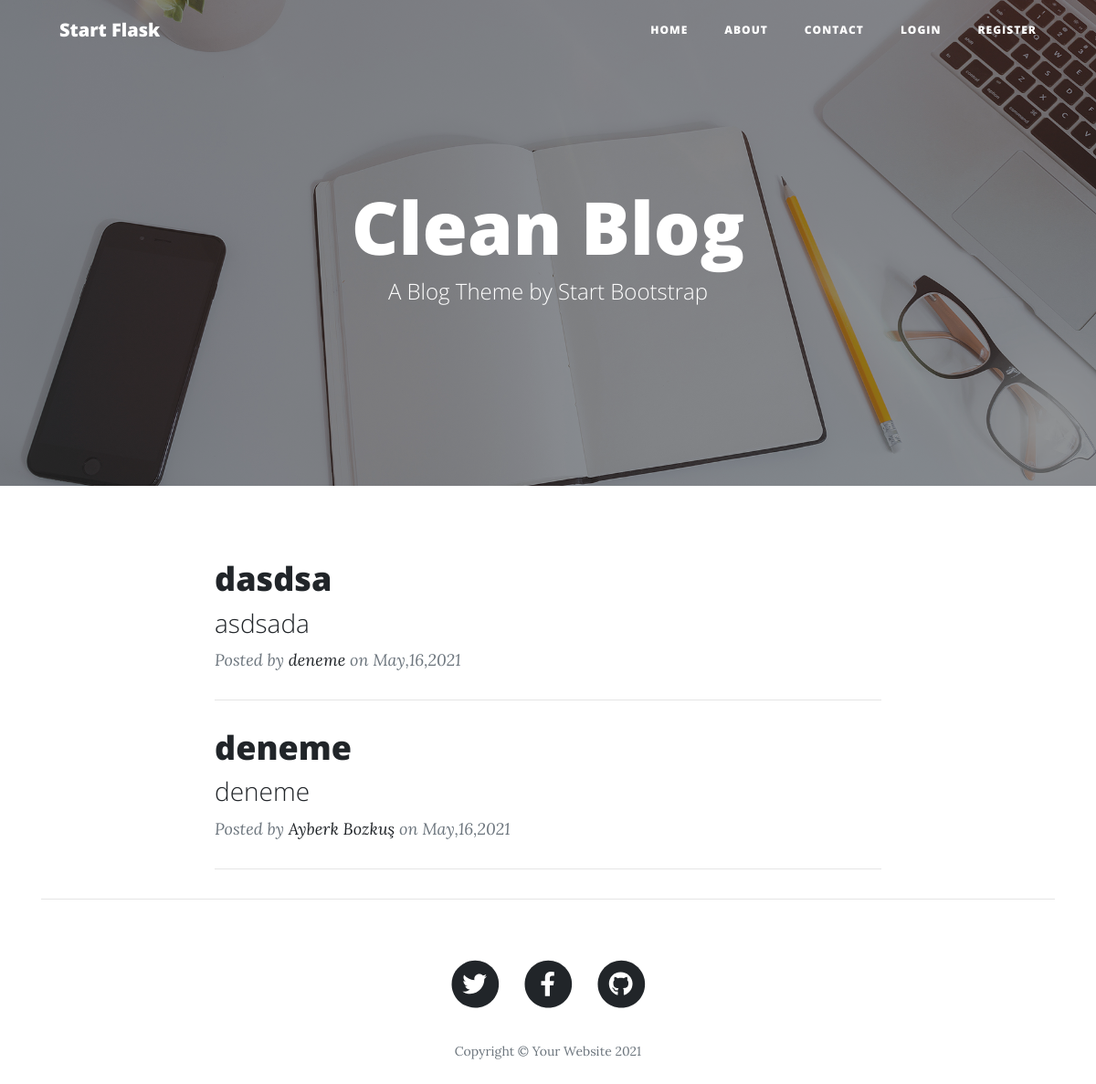
Page /home on the earlier database version.
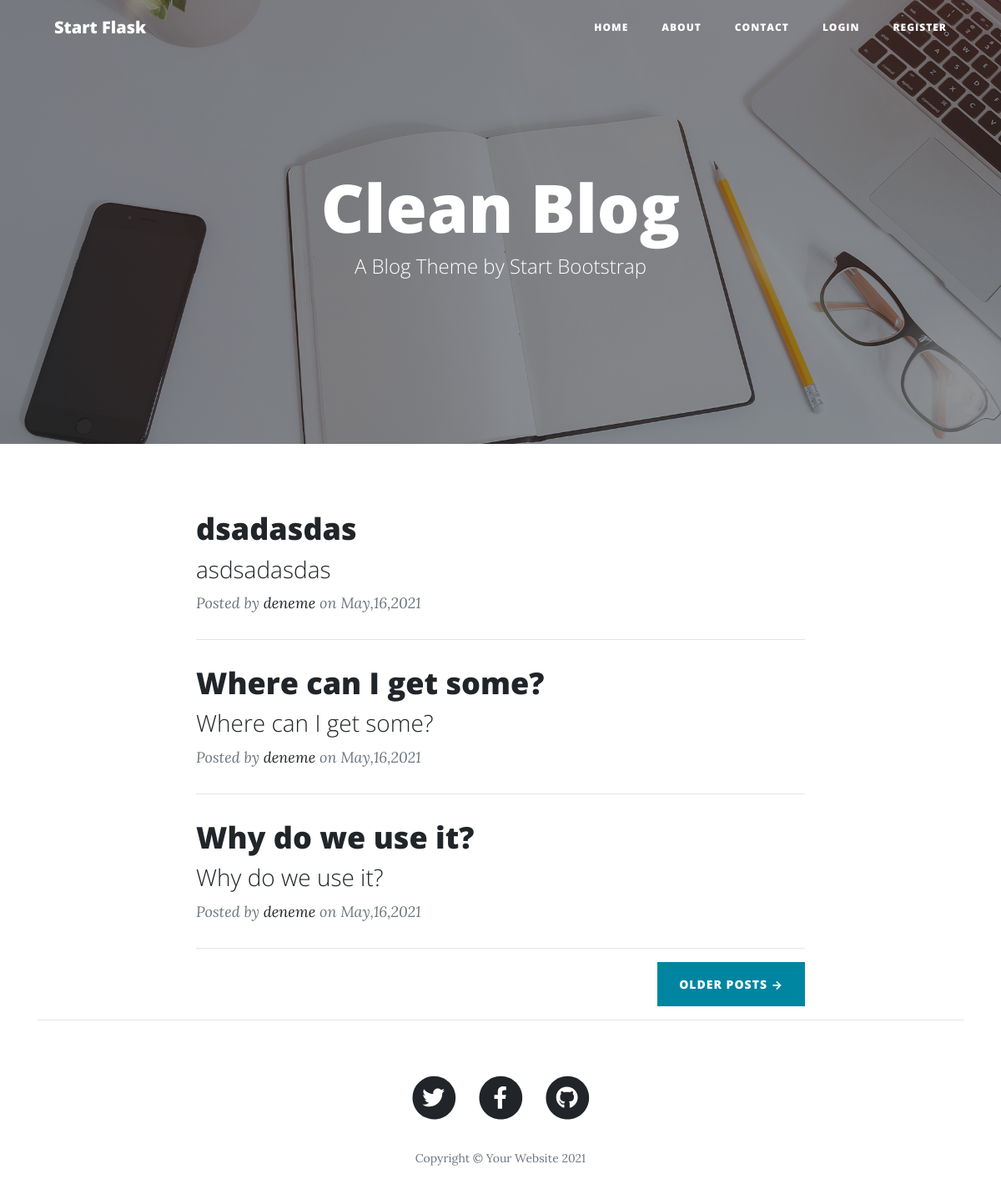
Same page on the later database version.
### CleanBlog/models.py (models this page shows, shortened)
class Post(db.Model):
    id = db.Column(db.Integer, primary_key = True)
    title = db.Column(db.String, nullable=False)
    subtitle = db.Column(db.String, nullable=False)
    post_date = db.Column(db.DateTime, nullable=False, default = datetime.now) # ().strftime('%Y-%m-%d')
    post_text = db.Column(db.Text, nullable=False)
    user_id = db.Column(db.Integer, db.ForeignKey('user.id'), nullable=False)

class User(db.Model, UserMixin):
    id = db.Column(db.Integer, primary_key = True)
    name = db.Column(db.String, nullable=False)
    email = db.Column(db.String, unique=True, nullable=False)
    password = db.Column(db.String, nullable=False)
    posts = db.relationship('Post', backref = 'user', lazy= True)

### CleanBlog/routes.py (the view)
@app.route("/")
@app.route("/home")
def index():
    page = request.args.get('page',1, type=int)
    posts = Post.query.order_by(Post.id.desc()).paginate(page=page, per_page=3)
    next_url = url_for('index',page=posts.next_num) if posts.has_next else None
    prev_url = url_for('index',page=posts.prev_num) if posts.has_prev else None
    return render_template('index.html', title = 'HOME',posts = posts, next_url=next_url, prev_url=prev_url)

### CleanBlog/templates/index.html (shortened to what this page needs)
{% extends 'base.html' %}
{% block content %}
        <header class="masthead" style='background-image: url(" {{ url_for('static', filename='assets/img/home-bg.jpg') }} ")'>
            <div class="overlay"></div>
            <div class="container">
                <div class="row">
                    <div class="col-lg-8 col-md-10 mx-auto">
                        <div class="site-heading">
                            <h1>Clean Blog</h1>
                            <span class="subheading">A Blog Theme by Start Bootstrap</span>
                        </div>
                    </div>
                </div>
            </div>
        </header>
        <div class="container">
            <div class="row">
                <div class="col-lg-8 col-md-10 mx-auto">
                    {% for post in posts.items %}
                    <div class="post-preview">
                        <a href="{{ url_for('post',post_id=post.id) }}">
                            <h2 class="post-title"> {{ post.title }} </h2>
                            <h3 class="post-subtitle"> {{ post.subtitle }} </h3>
                        </a>
                        <p class="post-meta">
                            Posted by
                            <a href="#!"> {{ post.user.name }} </a>
                            on {{ post.post_date.strftime('%B,%d,%Y') }}
                        </p>
                    </div>
                    <hr />
                    {% endfor %}
                    <div class="clearfix">
                        {% if next_url %}
                        <a class="btn btn-primary float-right" href="{{ next_url }}">Older Posts →</a>
                        {% endif %}
                </div>
            </div>
        </div>
        <hr />
{% endblock %}

Differences in the rows shown:
no longer on this page (row unchanged): Post: title "dasdsa", subtitle "asdsada", user.name "deneme", post_date "May,16,2021"
no longer on this page (row unchanged): Post: title "deneme", subtitle "deneme", user.name "Ayberk Bozkuş", post_date "May,16,2021"
added Post: title "dsadasdas", subtitle "asdsadasdas", user.name "deneme", post_date "May,16,2021"
added Post: title "Where can I get some?", subtitle "Where can I get some?", user.name "deneme", post_date "May,16,2021"
added Post: title "Why do we use it?", subtitle "Why do we use it?", user.name "deneme", post_date "May,16,2021"
Other differences:
text now shown: "OLDER POSTS →"
